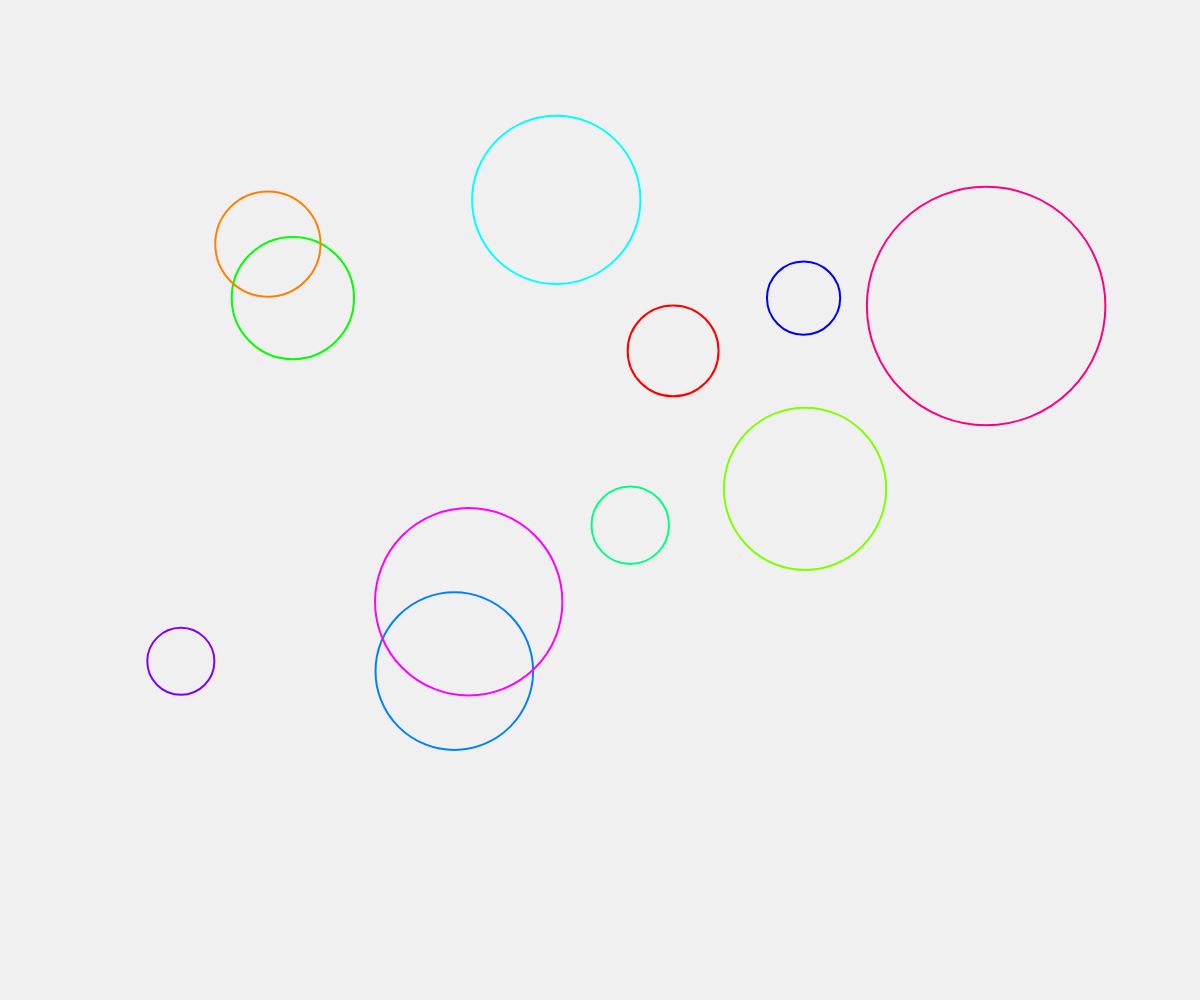
Frame 1 (no input)
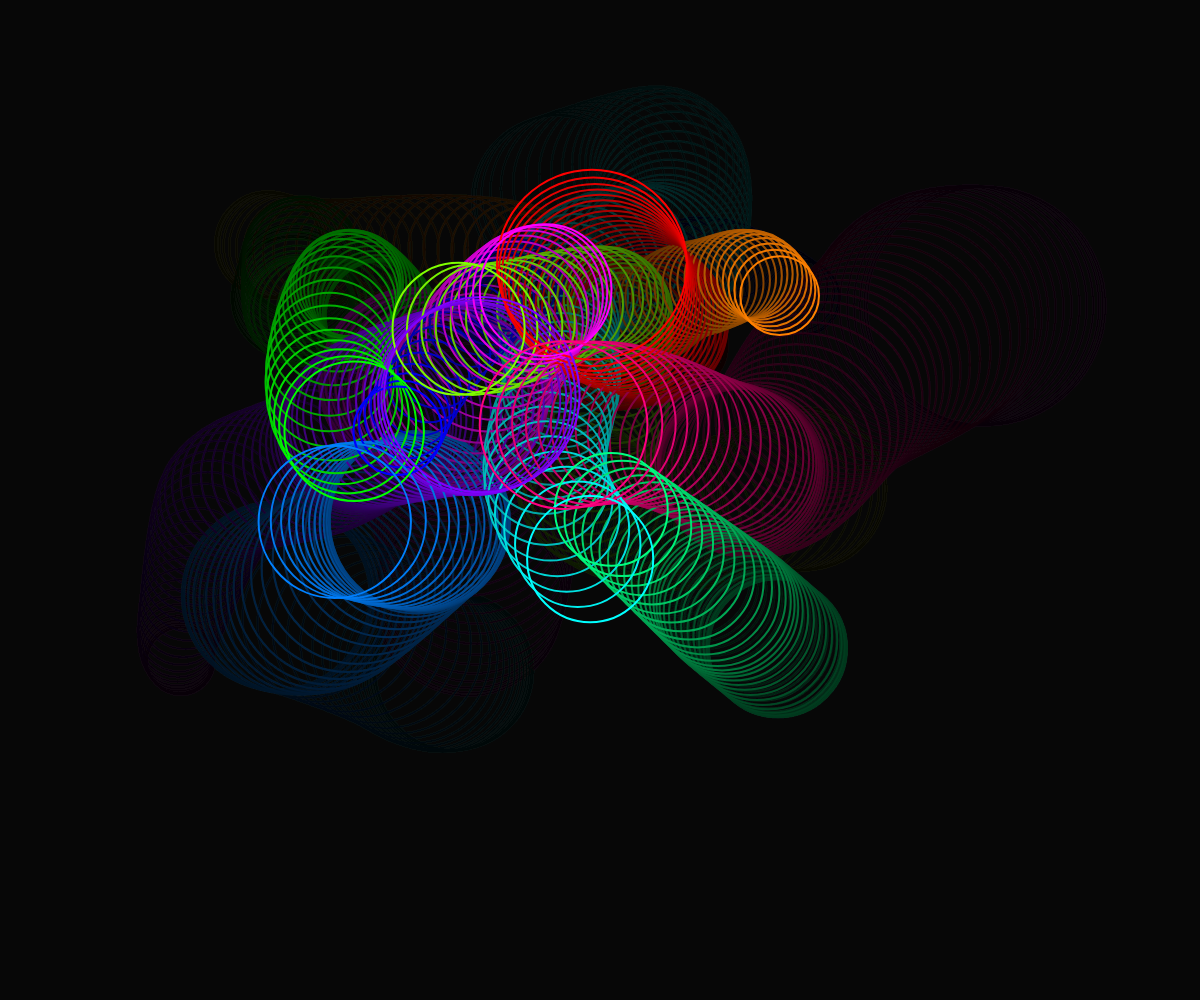
Frame 60 (no input)
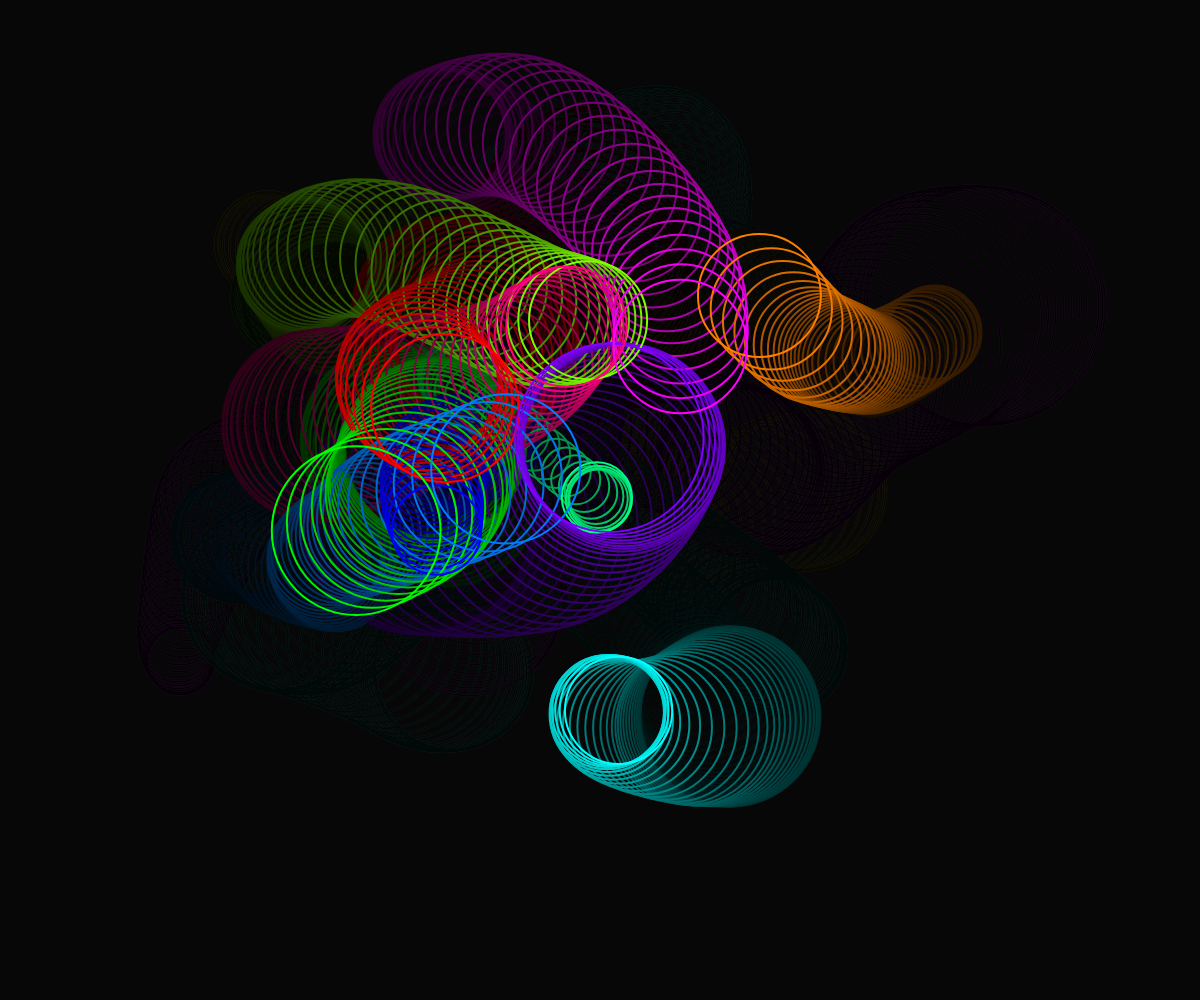
Frame 120 (the mouse pressed at the canvas centre since frame 60)

The p5.js sketch that drew these frames (run headless with seeded random() and noise() and a simulated clock; from frame 60 on, the mouse is pressed at the canvas centre):

// p5.js sketch
// ── sketch.js
let t;
let increment = 0.001; 

function setup() {
  createCanvas(windowWidth, windowHeight);
  strokeWeight(2);
  noFill();
  t = 0;
}

function draw() {
    frameRate(30);
    background(0, 15);

    stroke(255, 0, 0);
    makeCircle(4, 50, 300);

    stroke(0, 0, 255);
    makeCircle(0, 200, 100);

    stroke(0, 255, 0);
    makeCircle(100, 200, 1);

    stroke(255, 128, 0);
    makeCircle(40, 100, 50);

    stroke(128, 255, 0);
    makeCircle(60, 75, 30);

    stroke(0, 255, 128);
    makeCircle(150, 150, 20);

    stroke(0, 255, 255);
    makeCircle(10, 45, 70);

    stroke(0, 128, 255);
    makeCircle(90, 210, 150);

    stroke(127, 0, 255);
    makeCircle(170, 130, 40);

    stroke(255, 0, 255);
    makeCircle(25, 65, 55);

    stroke(255, 0, 127);
    makeCircle(105, 110, 120);
}

function makeCircle(xPos, yPos, circleSize) { 
  let x = width * noise(t + xPos);
  let y = height * noise(t + yPos);
  let size = width * noise(t + circleSize);

  ellipse(x, y, size/4, size/4);

  t += increment;
}
